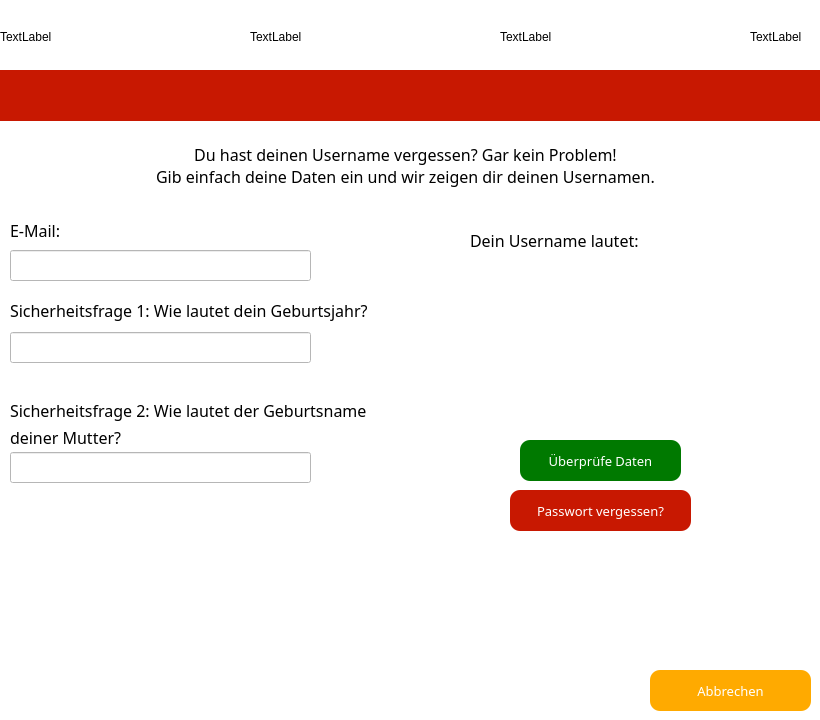
<?xml version="1.0" encoding="UTF-8"?>
<ui version="4.0">
 <class>Username</class>
 <widget class="QWidget" name="Username">
  <property name="geometry">
   <rect>
    <x>0</x>
    <y>0</y>
    <width>820</width>
    <height>720</height>
   </rect>
  </property>
  <property name="windowTitle">
   <string>Form</string>
  </property>
  <property name="styleSheet">
   <string notr="true">background-color: rgb(255, 255, 255);</string>
  </property>
  <widget class="QPushButton" name="ButtonCheck">
   <property name="geometry">
    <rect>
     <x>520</x>
     <y>440</y>
     <width>161</width>
     <height>41</height>
    </rect>
   </property>
   <property name="font">
    <font>
     <family>MV Boli</family>
     <pointsize>10</pointsize>
    </font>
   </property>
   <property name="cursor">
    <cursorShape>PointingHandCursor</cursorShape>
   </property>
   <property name="styleSheet">
    <string notr="true">QPushButton
{

  border-radius: 10px;
  padding: 0 8px;
color: rgb(255, 255, 255);
background-color: rgb(0, 121, 0);
}
</string>
   </property>
   <property name="text">
    <string>Überprüfe Daten</string>
   </property>
  </widget>
  <widget class="QLabel" name="labelGreeting">
   <property name="geometry">
    <rect>
     <x>80</x>
     <y>130</y>
     <width>651</width>
     <height>71</height>
    </rect>
   </property>
   <property name="font">
    <font>
     <family>MV Boli</family>
     <pointsize>12</pointsize>
    </font>
   </property>
   <property name="text">
    <string>&lt;html&gt;&lt;head/&gt;&lt;body&gt;&lt;p align=&quot;center&quot;&gt;&lt;span style=&quot; font-size:12pt;&quot;&gt;Du hast deinen Username vergessen? Gar kein Problem!&lt;br/&gt;Gib einfach deine Daten ein und wir zeigen dir deinen Usernamen.&lt;/span&gt;&lt;/p&gt;&lt;/body&gt;&lt;/html&gt;</string>
   </property>
  </widget>
  <widget class="QPushButton" name="ForgotPassword">
   <property name="geometry">
    <rect>
     <x>510</x>
     <y>490</y>
     <width>181</width>
     <height>41</height>
    </rect>
   </property>
   <property name="font">
    <font>
     <family>MV Boli</family>
     <pointsize>10</pointsize>
    </font>
   </property>
   <property name="cursor">
    <cursorShape>PointingHandCursor</cursorShape>
   </property>
   <property name="styleSheet">
    <string notr="true">QPushButton
{

  border-radius: 10px;
  padding: 0 8px;
color: rgb(255, 255, 255);
background-color: rgb(200, 24, 1);
}
</string>
   </property>
   <property name="text">
    <string>Passwort vergessen?</string>
   </property>
  </widget>
  <widget class="QLabel" name="label_12">
   <property name="geometry">
    <rect>
     <x>0</x>
     <y>70</y>
     <width>821</width>
     <height>51</height>
    </rect>
   </property>
   <property name="styleSheet">
    <string notr="true">background-color: rgb(200, 24, 1);</string>
   </property>
   <property name="text">
    <string/>
   </property>
  </widget>
  <widget class="QLabel" name="lbl4">
   <property name="geometry">
    <rect>
     <x>750</x>
     <y>0</y>
     <width>74</width>
     <height>74</height>
    </rect>
   </property>
   <property name="text">
    <string>TextLabel</string>
   </property>
  </widget>
  <widget class="QLabel" name="lbl3">
   <property name="geometry">
    <rect>
     <x>500</x>
     <y>0</y>
     <width>74</width>
     <height>74</height>
    </rect>
   </property>
   <property name="text">
    <string>TextLabel</string>
   </property>
  </widget>
  <widget class="QLabel" name="lbl2">
   <property name="geometry">
    <rect>
     <x>250</x>
     <y>0</y>
     <width>74</width>
     <height>74</height>
    </rect>
   </property>
   <property name="text">
    <string>TextLabel</string>
   </property>
  </widget>
  <widget class="QLabel" name="lbl1">
   <property name="geometry">
    <rect>
     <x>0</x>
     <y>0</y>
     <width>74</width>
     <height>74</height>
    </rect>
   </property>
   <property name="text">
    <string>TextLabel</string>
   </property>
  </widget>
  <widget class="QLabel" name="lEUsername">
   <property name="geometry">
    <rect>
     <x>470</x>
     <y>260</y>
     <width>331</width>
     <height>41</height>
    </rect>
   </property>
   <property name="font">
    <font>
     <family>MV Boli</family>
     <pointsize>14</pointsize>
    </font>
   </property>
   <property name="text">
    <string/>
   </property>
  </widget>
  <widget class="QLabel" name="label_6">
   <property name="geometry">
    <rect>
     <x>10</x>
     <y>412</y>
     <width>371</width>
     <height>51</height>
    </rect>
   </property>
   <property name="font">
    <font>
     <family>MV Boli</family>
     <pointsize>12</pointsize>
    </font>
   </property>
   <property name="text">
    <string>deiner Mutter?</string>
   </property>
  </widget>
  <widget class="QLabel" name="label_3">
   <property name="geometry">
    <rect>
     <x>10</x>
     <y>390</y>
     <width>461</width>
     <height>41</height>
    </rect>
   </property>
   <property name="font">
    <font>
     <family>MV Boli</family>
     <pointsize>12</pointsize>
    </font>
   </property>
   <property name="text">
    <string>Sicherheitsfrage 2: Wie lautet der Geburtsname</string>
   </property>
  </widget>
  <widget class="QLineEdit" name="lES1">
   <property name="geometry">
    <rect>
     <x>10</x>
     <y>332</y>
     <width>301</width>
     <height>31</height>
    </rect>
   </property>
   <property name="font">
    <font>
     <family>MV Boli</family>
     <pointsize>12</pointsize>
    </font>
   </property>
  </widget>
  <widget class="QLabel" name="label_4">
   <property name="geometry">
    <rect>
     <x>10</x>
     <y>220</y>
     <width>291</width>
     <height>21</height>
    </rect>
   </property>
   <property name="font">
    <font>
     <family>MV Boli</family>
     <pointsize>12</pointsize>
    </font>
   </property>
   <property name="text">
    <string>E-Mail:</string>
   </property>
  </widget>
  <widget class="QLineEdit" name="lES2">
   <property name="geometry">
    <rect>
     <x>10</x>
     <y>452</y>
     <width>301</width>
     <height>31</height>
    </rect>
   </property>
   <property name="font">
    <font>
     <family>MV Boli</family>
     <pointsize>12</pointsize>
    </font>
   </property>
  </widget>
  <widget class="QLineEdit" name="Email">
   <property name="geometry">
    <rect>
     <x>10</x>
     <y>250</y>
     <width>301</width>
     <height>31</height>
    </rect>
   </property>
   <property name="font">
    <font>
     <family>MV Boli</family>
     <pointsize>12</pointsize>
    </font>
   </property>
  </widget>
  <widget class="QLabel" name="lEUsername_2">
   <property name="geometry">
    <rect>
     <x>470</x>
     <y>220</y>
     <width>331</width>
     <height>41</height>
    </rect>
   </property>
   <property name="font">
    <font>
     <family>MV Boli</family>
     <pointsize>12</pointsize>
    </font>
   </property>
   <property name="text">
    <string>Dein Username lautet: </string>
   </property>
  </widget>
  <widget class="QPushButton" name="pushButton">
   <property name="geometry">
    <rect>
     <x>650</x>
     <y>670</y>
     <width>161</width>
     <height>41</height>
    </rect>
   </property>
   <property name="font">
    <font>
     <family>MV Boli</family>
     <pointsize>10</pointsize>
    </font>
   </property>
   <property name="cursor">
    <cursorShape>PointingHandCursor</cursorShape>
   </property>
   <property name="styleSheet">
    <string notr="true">QPushButton
{

  border-radius: 10px;
  padding: 0 8px;
color: rgb(255, 255, 255);
background-color: rgb(255, 170, 0);
}
</string>
   </property>
   <property name="text">
    <string>Abbrechen</string>
   </property>
  </widget>
  <widget class="QLabel" name="label_2">
   <property name="geometry">
    <rect>
     <x>10</x>
     <y>300</y>
     <width>471</width>
     <height>21</height>
    </rect>
   </property>
   <property name="font">
    <font>
     <family>MV Boli</family>
     <pointsize>12</pointsize>
    </font>
   </property>
   <property name="text">
    <string>Sicherheitsfrage 1: Wie lautet dein Geburtsjahr?</string>
   </property>
  </widget>
  <zorder>ButtonCheck</zorder>
  <zorder>labelGreeting</zorder>
  <zorder>ForgotPassword</zorder>
  <zorder>lbl4</zorder>
  <zorder>lbl3</zorder>
  <zorder>lbl2</zorder>
  <zorder>lbl1</zorder>
  <zorder>label_12</zorder>
  <zorder>lEUsername</zorder>
  <zorder>label_6</zorder>
  <zorder>label_3</zorder>
  <zorder>lES1</zorder>
  <zorder>label_4</zorder>
  <zorder>lES2</zorder>
  <zorder>Email</zorder>
  <zorder>lEUsername_2</zorder>
  <zorder>pushButton</zorder>
  <zorder>label_2</zorder>
 </widget>
 <resources/>
 <connections/>
</ui>
